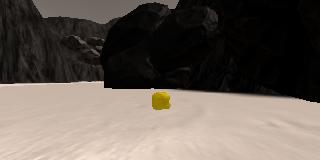
#> input picture calibration_images/example_rock1.jpg, 320 x 160 px
$ jupyter execute color_perception.ipynb   (shell and % lines are left out)
#> lines starting #> are read from the running program, lines starting #| are printed output that depends on the picture; after the words box and inside, x2 and y2 are one past the last pixel; in counts of white or black regions, pixels touching at a corner belong together
[cell 1]
import numpy as np
import cv2
import matplotlib.pyplot as plt
import matplotlib.image as mpimg

[cell 2]
def color_thresh(img, rgb_thresh=(160, 160, 160), \
                rock_thresh_min=(60,60,0), rock_thresh_max=(255,255,150)):

    # Create an array of zeros same xy size as img
    # obstacle, rock samples, and navigable terrain are on different channels

    color_select_obstacle = np.zeros_like(img[:,:,0])
    color_select_rock = np.zeros_like(img[:,:,0])
    color_select_nav = np.zeros_like(img[:,:,0])

    # Require that each pixel be above all three threshold values in RGB
    # above_thresh will now contain a boolean array with "True"
    # where threshold was met
    above_thresh = (img[:,:,0] > rgb_thresh[0]) \
                & (img[:,:,1] > rgb_thresh[1]) \
                & (img[:,:,2] > rgb_thresh[2])

    above_thresh_obs = (img[:,:,0] < rgb_thresh[0]) \
                & (img[:,:,1] < rgb_thresh[1]) \
                & (img[:,:,2] < rgb_thresh[2])

    above_thresh_rock = (img[:,:,0] > rock_thresh_min[0]) & (img[:,:,0] < rock_thresh_max[0]) \
                    & (img[:,:,1] > rock_thresh_min[1]) & (img[:,:,1] < rock_thresh_max[1]) \
                    & (img[:,:,2] > rock_thresh_min[2]) & (img[:,:,2] < rock_thresh_max[2])\


    # Index the array of zeros with the boolean array and set to 1
    color_select_obstacle[above_thresh_obs] = 1
    color_select_rock[above_thresh_rock] = 1
    color_select_nav[above_thresh] = 1

    print (above_thresh_rock)

    # Return the binary image
    return color_select_obstacle, color_select_rock, color_select_nav

[cell 3]
# samplefile = "../calibration_images/color_calibration.jpg"
samplefile = "../calibration_images/example_rock1.jpg"
samplefile2 = "../calibration_images/example_rock2.jpg"
image1 = mpimg.imread(samplefile)
#> image1 is the input picture: shape (160, 320, 3); mean R, G, B 102.3, 93, 85.2
image2 = mpimg.imread(samplefile2)
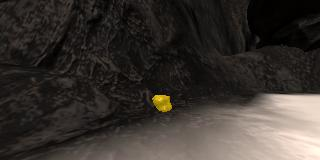
#> input picture calibration_images/example_rock2.jpg, 320 x 160 px
#> image2 is the input picture: shape (160, 320, 3); mean R, G, B 57.6, 52, 47.3

rock_thresh_min = (50, 45, 0)
rock_thresh_max = (255, 255, 35)
rgb_thresh = (160, 160, 160)

colorsel_obs, colorsel_rock1, \
    colorsel_nav = color_thresh(image1, rgb_thresh, \
                                rock_thresh_min, rock_thresh_max)
#> in color_thresh, `above_thresh = (img[:,:,0] > rgb_thresh[0]) \ & (img[:,:,1] > rgb_thre..`:
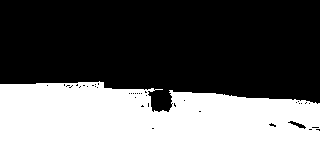
#> above_thresh: shape (160, 320) bool; 42.3% white; 1 white region, box (x1, y1, x2, y2) and area: (0, 81, 320, 160) 21644
#> in color_thresh, `above_thresh_obs = (img[:,:,0] < rgb_thresh[0]) \ & (img[:,:,1] < rgb_..`:
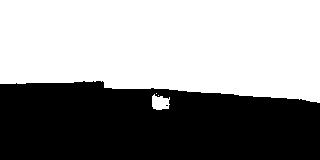
#> above_thresh_obs: shape (160, 320) bool; 56.7% white; 2 black regions (1 under 20 px), largest, box (x1, y1, x2, y2) and area: (0, 81, 320, 160) 22145
#> in color_thresh, `above_thresh_rock = (img[:,:,0] > rock_thresh_min[0]) & (img[:,:,0] < ..`:
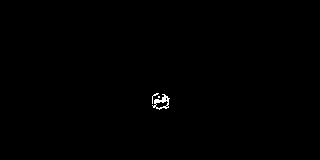
#> above_thresh_rock: shape (160, 320) bool; 0.26% white in thin lines or dots, all inside (x1, y1, x2, y2) = (152, 93, 170, 110)
#> (printed output is left out)

colorsel_obs, colorsel_rock2, \
    colorsel_nav = color_thresh(image2, rgb_thresh, \
                                rock_thresh_min, rock_thresh_max)
#> call 2 of color_thresh, with rgb_thresh = (160, 160, 160), rock_thresh_min = (50, 45, 0), rock_thresh_max = (255, 255, 35)
#> in color_thresh (call 2), `above_thresh = (img[:,:,0] > rgb_thresh[0]) \ & (img[:,:,1] > rgb_thre..`:
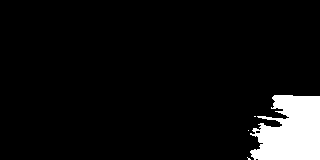
#> above_thresh: shape (160, 320) bool; 6.9% white; 4 white regions (3 under 20 px), largest, box (x1, y1, x2, y2) and area: (250, 95, 320, 160) 3528
#> in color_thresh (call 2), `above_thresh_obs = (img[:,:,0] < rgb_thresh[0]) \ & (img[:,:,1] < rgb_..`:
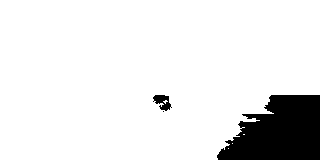
#> above_thresh_obs: shape (160, 320) bool; 90% white; 3 black regions (1 under 20 px), largest, box (x1, y1, x2, y2) and area: (217, 95, 320, 160) 4948, (153, 95, 172, 111) 174
#> in color_thresh (call 2), `above_thresh_rock = (img[:,:,0] > rock_thresh_min[0]) & (img[:,:,0] < ..`:
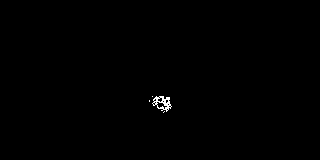
#> above_thresh_rock: shape (160, 320) bool; 0.29% white in thin lines or dots, all inside (x1, y1, x2, y2) = (149, 96, 172, 113)
#> (printed output is left out)

fig = plt.figure(figsize=(12,2))
plt.subplot(121)
plt.imshow(colorsel_rock1)
plt.subplot(122)
plt.imshow(colorsel_rock2)
